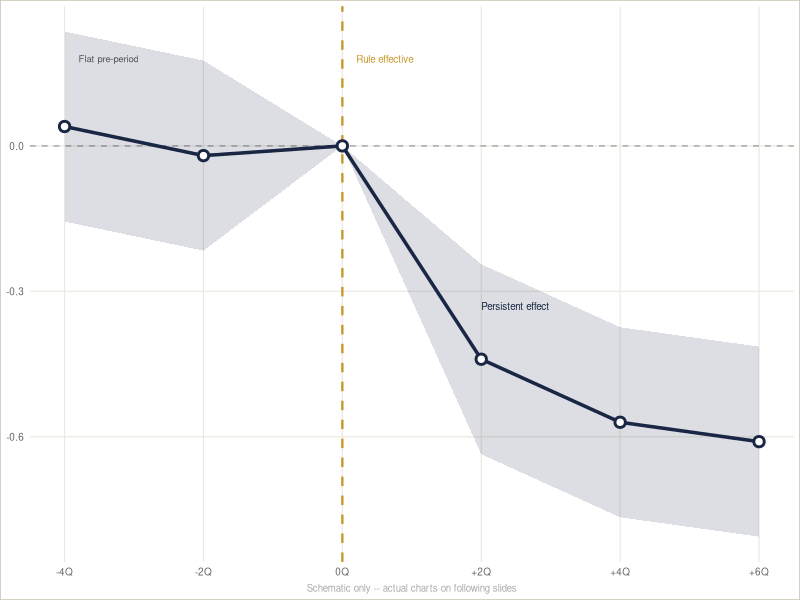

Reproduce this figure in R.
## ---- chunk 1
knitr::opts_chunk$set(echo=FALSE, warning=FALSE, message=FALSE, fig.align="center")
fig_include <- function(path, caption="") {
  if (file.exists(path)) { knitr::include_graphics(path) } else {
    cat(paste0('<div class="fig-ph"><span>FIGURE: ',basename(path),'</span></div>'))
  }
}
fig_dir <- "output/paper/figures/"
## ---- chunk 2
library(ggplot2); library(tibble)
q<-c(-4,-2,0,2,4,6); e<-c(0.04,-0.02,0,-0.44,-0.57,-0.61); s<-c(.10,.10,0,.10,.10,.10)
d<-tibble(q=q,e=e,lo=e-1.96*s,hi=e+1.96*s)
ggplot(d,aes(x=q,y=e))+
  geom_hline(yintercept=0,linetype="dashed",color="#aaa",linewidth=0.5)+
  geom_vline(xintercept=0,linetype="dashed",color="#c8972a",linewidth=0.8)+
  geom_ribbon(aes(ymin=lo,ymax=hi),fill="#1a2744",alpha=0.15)+
  geom_line(color="#1a2744",linewidth=1.2)+
  geom_point(color="#1a2744",size=2.5,fill="white",shape=21,stroke=1.5)+
  annotate("text",x=0.2,y=0.18,label="Rule effective",hjust=0,color="#c8972a",size=2.5)+
  annotate("text",x=-3.8,y=0.18,label="Flat pre-period",hjust=0,color="#555",size=2.4)+
  annotate("text",x=2.0,y=-0.33,label="Persistent effect",hjust=0,color="#1a2744",size=2.5)+
  scale_x_continuous(breaks=q,labels=paste0(ifelse(q>0,"+",""),q,"Q"))+
  labs(x=NULL,y=NULL,caption="Schematic only -- actual charts on following slides")+
  theme_minimal(base_size=9)+theme(
    panel.grid.minor=element_blank(),
    panel.grid.major=element_line(color="#ece8e0",linewidth=0.4),
    plot.caption=element_text(color="#aaa",size=7,hjust=0.5),
    plot.background=element_rect(fill="white",color="#c8c0b0",linewidth=0.5),
    axis.text=element_text(color="#666"))
## ---- chunk 3
fig_include(file.path(fig_dir,"Figure3_EventStudy_Capital.png"),"NW ratio, well-cap prob, tier 1, risk-based capital")
## ---- chunk 4
fig_include(file.path(fig_dir,"Figure4_EventStudy_Spreads.png"),"Loan spread event study")
## ---- chunk 5
fig_include(file.path(fig_dir,"Figure3b_EventStudy_LoanGrowth.png"),"Loan growth event study")
## ---- chunk 6
fig_include(file.path(fig_dir,"Figure5_Portfolio_Trends.png"),"Portfolio reallocation")
## ---- chunk 7
fig_include(file.path(fig_dir,"Figure3d_EventStudy_ROA.png"),"ROA event study")
## ---- chunk 8
library(knitr); library(kableExtra)
df <- data.frame(
  RQ=c("RQ 1","RQ 2","RQ 3","RQ 4","RQ 5"),
  Question=c(
    "How much capital buffer before the rule?",
    "Did complex CUs hold more capital?",
    "What did it cost members?",
    "Did the rule change what loans CUs make?",
    "Does removing the rule create unacceptable failure risk?"
  ),
  Finding=c(
    "Critically thin -- 72bp average buffer above the 10% threshold",
    "Mixed -- NW ratio +46bp, but well-capitalized probability -3.7pp",
    "Rates rose on every product; lending contracted persistently. $325.9BN total, $865/member/yr",
    "Yes -- auto share -4.0pp, RE share +2.4pp. Pattern unique to RBC rule, not seen in 2008",
    "Real but modest -- +3.4pp failure risk, ~24 institutions, NCUSIF cost $0.4-$2.2BN"
  ),
  stringsAsFactors=FALSE
)
kable(df,col.names=c("RQ","Question","Core Finding and Key Numbers"),
      align=c("c","l","l"),escape=TRUE) |>
  kable_styling(bootstrap_options=c("striped","hover"),full_width=TRUE,font_size=13) |>
  column_spec(1,bold=TRUE,width="5%",color="#1a2744") |>
  column_spec(2,width="28%") |>
  column_spec(3,width="67%",bold=TRUE,color="#1a2744") |>
  row_spec(0,background="#1a2744",color="white",bold=TRUE)
